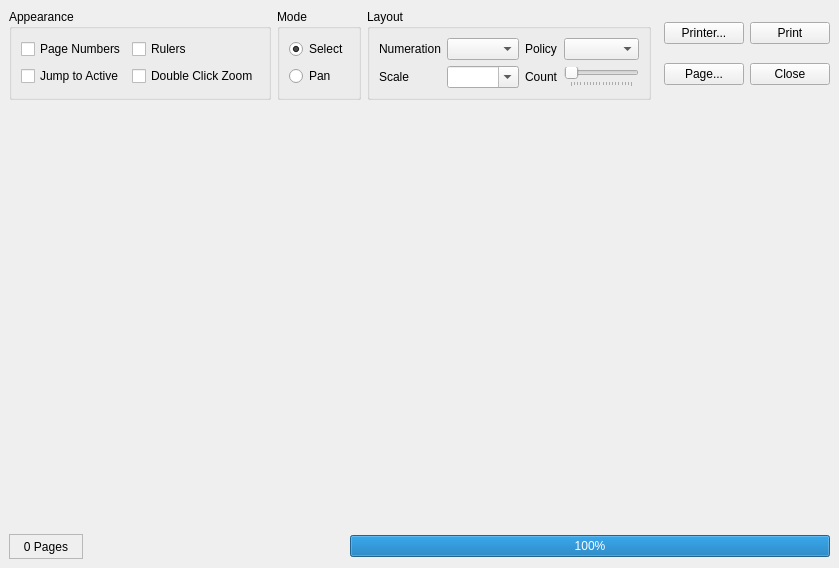
<?xml version="1.0" encoding="UTF-8"?>
<ui version="4.0">
 <class>PreviewDialogClass</class>
 <widget class="QDialog" name="PreviewDialogClass">
  <property name="geometry">
   <rect>
    <x>0</x>
    <y>0</y>
    <width>839</width>
    <height>568</height>
   </rect>
  </property>
  <property name="windowTitle">
   <string>Print Preview</string>
  </property>
  <property name="windowIcon">
   <iconset>
    <normaloff/>
   </iconset>
  </property>
  <layout class="QVBoxLayout">
   <property name="spacing">
    <number>6</number>
   </property>
   <property name="margin">
    <number>9</number>
   </property>
   <item>
    <layout class="QHBoxLayout">
     <property name="spacing">
      <number>6</number>
     </property>
     <property name="margin">
      <number>0</number>
     </property>
     <item>
      <widget class="QGroupBox" name="groupBox_5">
       <property name="sizePolicy">
        <sizepolicy hsizetype="Maximum" vsizetype="Preferred">
         <horstretch>0</horstretch>
         <verstretch>0</verstretch>
        </sizepolicy>
       </property>
       <property name="title">
        <string>Appearance</string>
       </property>
       <layout class="QGridLayout">
        <property name="margin">
         <number>9</number>
        </property>
        <property name="spacing">
         <number>6</number>
        </property>
        <item row="1" column="1">
         <widget class="QCheckBox" name="cbZoom">
          <property name="text">
           <string>Double Click Zoom</string>
          </property>
         </widget>
        </item>
        <item row="0" column="1">
         <widget class="QCheckBox" name="cbShowRulers">
          <property name="text">
           <string>Rulers</string>
          </property>
         </widget>
        </item>
        <item row="0" column="0">
         <widget class="QCheckBox" name="cbShowNumbers">
          <property name="text">
           <string>Page Numbers</string>
          </property>
         </widget>
        </item>
        <item row="1" column="0">
         <widget class="QCheckBox" name="cbJumpToActive">
          <property name="text">
           <string>Jump to Active</string>
          </property>
         </widget>
        </item>
       </layout>
      </widget>
     </item>
     <item>
      <widget class="QGroupBox" name="groupBox">
       <property name="title">
        <string>Mode</string>
       </property>
       <layout class="QVBoxLayout">
        <property name="spacing">
         <number>6</number>
        </property>
        <property name="margin">
         <number>9</number>
        </property>
        <item>
         <widget class="QRadioButton" name="rbSelect">
          <property name="text">
           <string>Select</string>
          </property>
          <property name="checked">
           <bool>true</bool>
          </property>
         </widget>
        </item>
        <item>
         <widget class="QRadioButton" name="rbPan">
          <property name="text">
           <string>Pan</string>
          </property>
         </widget>
        </item>
       </layout>
      </widget>
     </item>
     <item>
      <widget class="QGroupBox" name="groupBox_3">
       <property name="sizePolicy">
        <sizepolicy hsizetype="Maximum" vsizetype="Preferred">
         <horstretch>0</horstretch>
         <verstretch>0</verstretch>
        </sizepolicy>
       </property>
       <property name="title">
        <string>Layout</string>
       </property>
       <layout class="QGridLayout">
        <property name="margin">
         <number>9</number>
        </property>
        <property name="spacing">
         <number>6</number>
        </property>
        <item row="1" column="3">
         <widget class="QSlider" name="slCount">
          <property name="minimum">
           <number>1</number>
          </property>
          <property name="maximum">
           <number>20</number>
          </property>
          <property name="pageStep">
           <number>20</number>
          </property>
          <property name="value">
           <number>1</number>
          </property>
          <property name="sliderPosition">
           <number>1</number>
          </property>
          <property name="orientation">
           <enum>Qt::Horizontal</enum>
          </property>
          <property name="tickPosition">
           <enum>QSlider::TicksBelow</enum>
          </property>
          <property name="tickInterval">
           <number>1</number>
          </property>
         </widget>
        </item>
        <item row="1" column="1">
         <widget class="QComboBox" name="cbScale">
          <property name="editable">
           <bool>true</bool>
          </property>
          <property name="sizeAdjustPolicy">
           <enum>QComboBox::AdjustToContents</enum>
          </property>
         </widget>
        </item>
        <item row="1" column="2">
         <widget class="QLabel" name="label_4">
          <property name="text">
           <string>Count</string>
          </property>
         </widget>
        </item>
        <item row="1" column="0">
         <widget class="QLabel" name="label_3">
          <property name="text">
           <string>Scale</string>
          </property>
         </widget>
        </item>
        <item row="0" column="2">
         <widget class="QLabel" name="label_2">
          <property name="text">
           <string>Policy</string>
          </property>
         </widget>
        </item>
        <item row="0" column="0">
         <widget class="QLabel" name="label">
          <property name="text">
           <string>Numeration</string>
          </property>
         </widget>
        </item>
        <item row="0" column="1">
         <widget class="QComboBox" name="cbNumeration">
          <property name="sizeAdjustPolicy">
           <enum>QComboBox::AdjustToContents</enum>
          </property>
         </widget>
        </item>
        <item row="0" column="3">
         <widget class="QComboBox" name="cbFit">
          <property name="sizeAdjustPolicy">
           <enum>QComboBox::AdjustToContents</enum>
          </property>
         </widget>
        </item>
       </layout>
      </widget>
     </item>
     <item>
      <spacer>
       <property name="orientation">
        <enum>Qt::Horizontal</enum>
       </property>
       <property name="sizeHint" stdset="0">
        <size>
         <width>16</width>
         <height>62</height>
        </size>
       </property>
      </spacer>
     </item>
     <item>
      <layout class="QGridLayout">
       <property name="margin">
        <number>0</number>
       </property>
       <property name="spacing">
        <number>6</number>
       </property>
       <item row="0" column="1">
        <widget class="QPushButton" name="bPrint">
         <property name="text">
          <string>Print</string>
         </property>
         <property name="autoDefault">
          <bool>false</bool>
         </property>
        </widget>
       </item>
       <item row="0" column="0">
        <widget class="QPushButton" name="bPrinterSetup">
         <property name="text">
          <string>Printer...</string>
         </property>
         <property name="autoDefault">
          <bool>false</bool>
         </property>
        </widget>
       </item>
       <item row="1" column="1">
        <widget class="QPushButton" name="bClose">
         <property name="text">
          <string>Close</string>
         </property>
         <property name="autoDefault">
          <bool>false</bool>
         </property>
        </widget>
       </item>
       <item row="1" column="0">
        <widget class="QPushButton" name="bPageSetup">
         <property name="text">
          <string>Page...</string>
         </property>
         <property name="autoDefault">
          <bool>false</bool>
         </property>
        </widget>
       </item>
      </layout>
     </item>
    </layout>
   </item>
   <item>
    <widget class="QicsPrintPreviewWidget" name="preview" native="true">
     <property name="sizePolicy">
      <sizepolicy hsizetype="MinimumExpanding" vsizetype="MinimumExpanding">
       <horstretch>0</horstretch>
       <verstretch>0</verstretch>
      </sizepolicy>
     </property>
    </widget>
   </item>
   <item>
    <layout class="QHBoxLayout">
     <property name="spacing">
      <number>6</number>
     </property>
     <property name="margin">
      <number>0</number>
     </property>
     <item>
      <widget class="QLabel" name="lPages">
       <property name="sizePolicy">
        <sizepolicy hsizetype="Fixed" vsizetype="Preferred">
         <horstretch>0</horstretch>
         <verstretch>0</verstretch>
        </sizepolicy>
       </property>
       <property name="minimumSize">
        <size>
         <width>74</width>
         <height>0</height>
        </size>
       </property>
       <property name="frameShape">
        <enum>QFrame::StyledPanel</enum>
       </property>
       <property name="text">
        <string>0 Pages</string>
       </property>
       <property name="scaledContents">
        <bool>true</bool>
       </property>
       <property name="alignment">
        <set>Qt::AlignCenter</set>
       </property>
      </widget>
     </item>
     <item>
      <spacer>
       <property name="orientation">
        <enum>Qt::Horizontal</enum>
       </property>
       <property name="sizeType">
        <enum>QSizePolicy::Expanding</enum>
       </property>
       <property name="sizeHint" stdset="0">
        <size>
         <width>261</width>
         <height>25</height>
        </size>
       </property>
      </spacer>
     </item>
     <item>
      <widget class="QProgressBar" name="progressBar">
       <property name="sizePolicy">
        <sizepolicy hsizetype="Expanding" vsizetype="Fixed">
         <horstretch>1</horstretch>
         <verstretch>0</verstretch>
        </sizepolicy>
       </property>
       <property name="value">
        <number>100</number>
       </property>
       <property name="alignment">
        <set>Qt::AlignRight</set>
       </property>
       <property name="orientation">
        <enum>Qt::Horizontal</enum>
       </property>
       <property name="textDirection">
        <enum>QProgressBar::TopToBottom</enum>
       </property>
      </widget>
     </item>
    </layout>
   </item>
  </layout>
 </widget>
 <customwidgets>
  <customwidget>
   <class>QicsPrintPreviewWidget</class>
   <extends>QWidget</extends>
   <header>QicsPrintPreviewWidget.h</header>
  </customwidget>
 </customwidgets>
 <tabstops>
  <tabstop>bPrint</tabstop>
  <tabstop>bPrinterSetup</tabstop>
  <tabstop>bPageSetup</tabstop>
  <tabstop>bClose</tabstop>
 </tabstops>
 <connections>
  <connection>
   <sender>bClose</sender>
   <signal>clicked()</signal>
   <receiver>PreviewDialogClass</receiver>
   <slot>reject()</slot>
   <hints>
    <hint type="sourcelabel">
     <x>499</x>
     <y>24</y>
    </hint>
    <hint type="destinationlabel">
     <x>415</x>
     <y>18</y>
    </hint>
   </hints>
  </connection>
 </connections>
</ui>
